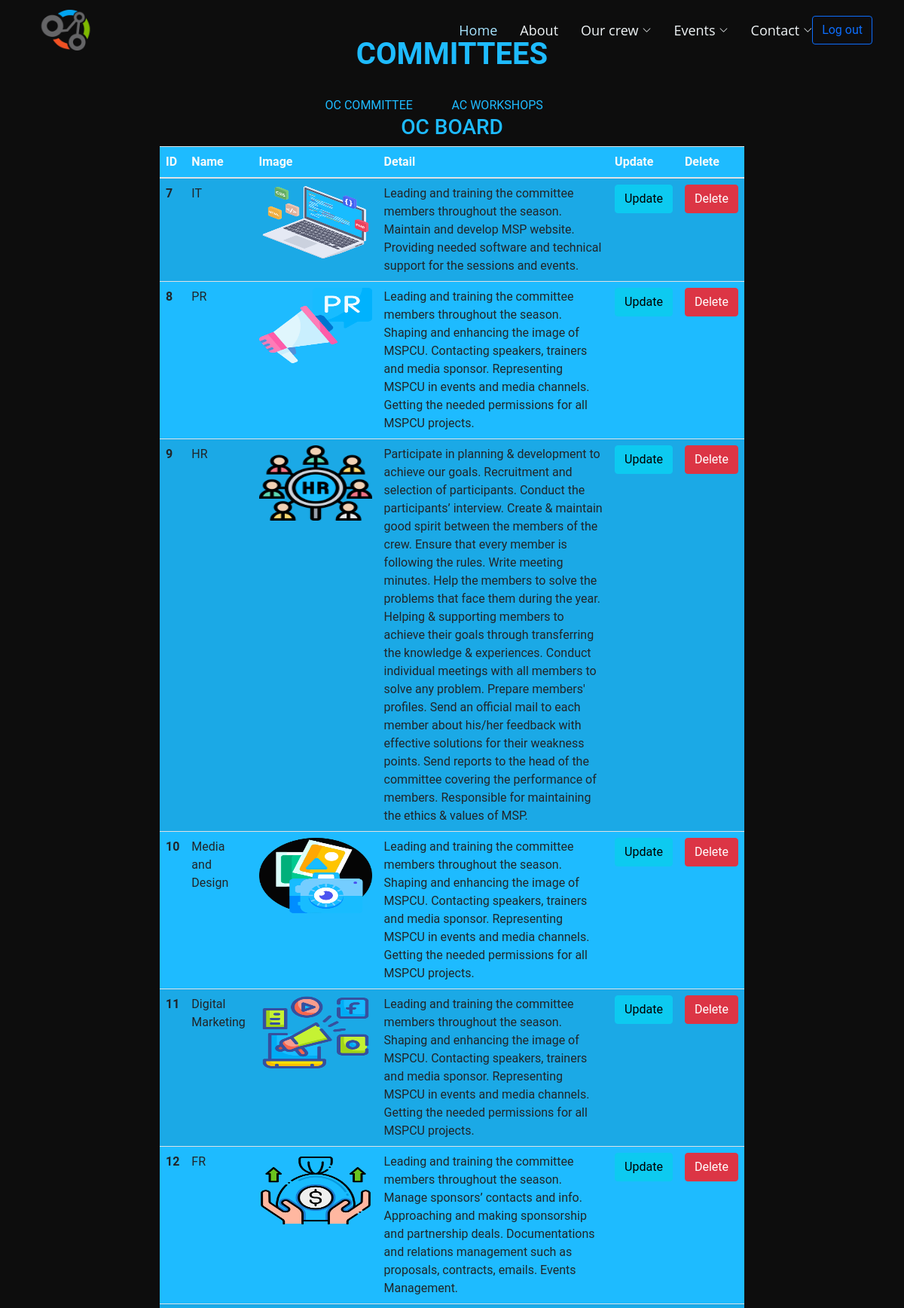
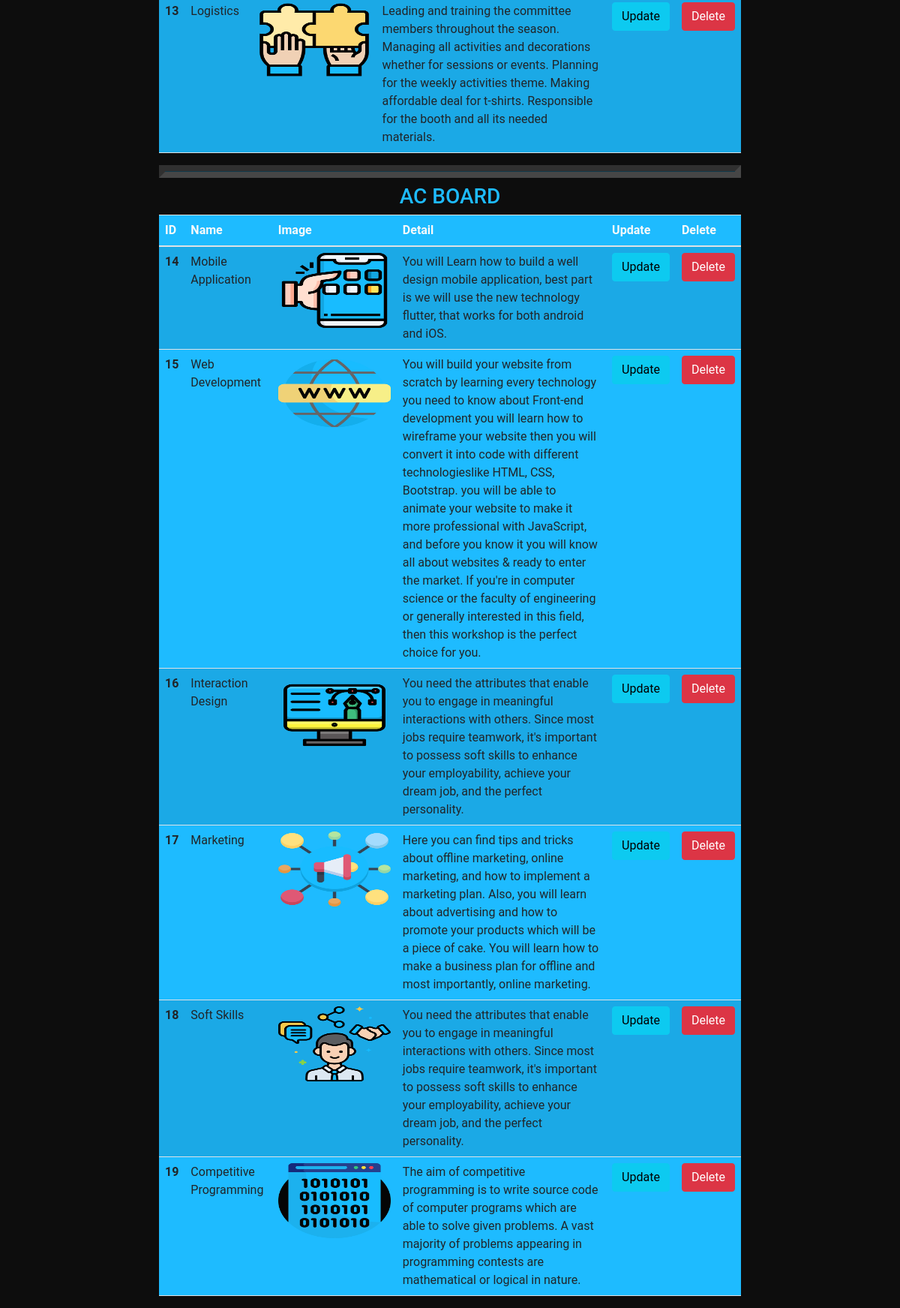
/php/listComm.php (signed in), run on the app's committed database (2 pictures, top to bottom).
### tables this page shows
CREATE TABLE `committee` (
  `id` int(11) NOT NULL,
  `cname` varchar(255) NOT NULL,
  `cdetails` varchar(1000) NOT NULL,
  `cpics` varchar(255) NOT NULL,
  `type-ID` int(11) NOT NULL
);

### php/listComm.php (the view, shortened to what this page needs)
<?php
include 'nav.php';
$selectOC = "SELECT * from `committee` join `committee-cate` on  `committee`.`type-ID` =`committee-cate`.`cate-ID`
 where `committee-cate`.`cate-name`='OC'";
$run_OC = mysqli_query($con, $selectOC);
$selectAC = "SELECT * from `committee` join `committee-cate` on  `committee`.`type-ID` =`committee-cate`.`cate-ID`
 where `committee-cate`.`cate-name`='AC'";
$run_AC = mysqli_query($con, $selectAC);
?>
  <link href="../assets/vendor/animate.css/animate.min.css" rel="stylesheet">
  <link href="../assets/vendor/aos/aos.css" rel="stylesheet">
  <link href="../assets/vendor/bootstrap/css/bootstrap.min.css" rel="stylesheet">
  <link href="../assets/vendor/bootstrap-icons/bootstrap-icons.css" rel="stylesheet">
  <link href="../assets/vendor/boxicons/css/boxicons.min.css" rel="stylesheet">
  <link href="../assets/vendor/glightbox/css/glightbox.min.css" rel="stylesheet">
  <link href="../assets/vendor/swiper/swiper-bundle.min.css" rel="stylesheet">
  <link rel="stylesheet" href="../font-awesome-4.7.0/css/font-awesome.css">
  <link rel="stylesheet" href="../css/style.css">
  <link rel="stylesheet" href="../css/navbar.css">
    <div class="container col-8 mt-5 ">
    <h1  style="color : #1ebbff" class="text-center font-weight-bold mt-3  diplay-2  mt-5">COMMITTEES</h1><br>
  <div class="text-center">
  <a href="#1" class="text-uppercase ">OC COMMITTEE</a> &nbsp &nbsp &nbsp &nbsp &nbsp &nbsp;
  <a href="#2" class="text-uppercase  "> AC WORKSHOPS</a> &nbsp &nbsp &nbsp &nbsp &nbsp &nbsp; <br>
</div>
<h3 style="color : #1ebbff" id="1" class="text-center   "> OC BOARD</h3>
<div>
        <table class="table table-hover table-striped">
            <thead class="text-light" >
                <tr>
                    <th scope="col">ID</th>
                    <th scope="col-2">Name</th>
                    <th scope="col-2">Image</th>
                    <th scope="col">Detail</th>
                    <th scope="col">Update</th>
                    <th scope="col">Delete</th>
                </tr>
            </thead>
            <tbody>
                <?php foreach ($run_OC as $OC ) { ?>
                <tr>
                        <th scope="row"><?php echo $OC['id']; ?></th>
                        <td> <?php echo $OC['cname']; ?> </td>
                        <td><img width="150" height="100" src="../img/<?php echo $OC['cpics']; ?>" alt="picture"></td>
                        <td> <?php echo $OC['cdetails']; ?> </td>
                        <td> <a href="adddcommittee.php?update=<?php echo $OC['id']; ?>" class="btn btn-info">Update</a></td>
                          <td>  <a href="listComm.php?delete=<?php echo $OC['id']; ?>" class="btn btn-danger"> Delete</a>
                        </td>
                </tr>
            <?php } ?>
            </tbody>
        </table></div>
        <hr style="display: block;
    margin-top: 0.5em;
    margin-bottom: 0.5em;
    border-style: inset;
    border-width: 8px;">
<h3 style="color : #1ebbff" id="2" class="text-center   "> AC BOARD</h3>
<div>
        <table class="table table-hover table-striped">
            <thead class="text-light" style="background-color:#489991;">
                <tr>
                <th scope="col">ID</th>
                    <th scope="col-2">Name</th>
                    <th scope="col-2">Image</th>
                    <th scope="col">Detail</th>
                    <th scope="col">Update</th>
                    <th scope="col">Delete</th>
                </tr>
            </thead>
            <tbody>
                <?php foreach ($run_AC as $AC ) { ?>
                <tr>
                        <th scope="row"><?php echo $AC['id']; ?></th>
                        <td> <?php echo $AC['cname']; ?> </td>
                        <td><img width="150" height="100" src="../img/<?php echo $AC['cpics']; ?>" alt="picture"></td>
                        <td> <?php echo $AC['cdetails']; ?> </td>
                        <td> <a href="adddcommittee.php?update=<?php echo $AC['id']; ?>" class="btn btn-info">Update</a></td>
                          <td>  <a href="listComm.php?delete=<?php echo $AC['id']; ?>" class="btn btn-danger"> Delete</a>
                        </td>
                </tr>
            <?php } ?>
            </tbody>
        </table></div>
    </div>
   </body>
</html>

### css/style.css (style rules this page uses)
:root { --bs:6px; }
* { padding: 0; margin: 0; box-sizing: border-box; }
body { font-family: Roboto; background-color: #0d0d0d; }
hr { background-color:#1ebbff; }

### css/navbar.css (style rules this page uses)
a { color: #1ebbff; text-decoration: none; }

### php/listComm.php (style rules this page uses)
table,tr,td,th { background-color: #1ebbff; }

### data on the page
committee: id "7", cname "IT", cpics (picture), cdetails "Leading and training the committee members throughout the season. Maintain and develop MSP website. Providing needed software and technical support for the sessions and events."
committee: id "8", cname "PR", cpics (picture), cdetails "Leading and training the committee members throughout the season. Shaping and enhancing the image of MSPCU. Contacting speakers, trainers and media sponsor. Representing MSPCU in events and media channels. Getting the needed permissions for all MSPCU projects."
committee: id "9", cname "HR", cpics (picture), cdetails "Participate in planning & development to achieve our goals. Recruitment and selection of participants. Conduct the participants’ interview. Create & maintain good spirit between the members of the crew. Ensure that every member is following the rules. Write meeting minutes. Help the members to solve the problems that face them during the year. Helping & supporting members to achieve their goals through transferring the knowledge & experiences. Conduct individual meetings with all members to solve any problem. Prepare members' profiles. Send an official mail to each member about his/her feedback with effective solutions for their weakness points. Send reports to the head of the committee…"
committee: id "10", cname "Media and Design", cpics (picture), cdetails "Leading and training the committee members throughout the season. Shaping and enhancing the image of MSPCU. Contacting speakers, trainers and media sponsor. Representing MSPCU in events and media channels. Getting the needed permissions for all MSPCU projects."
committee: id "11", cname "Digital Marketing", cpics (picture), cdetails "Leading and training the committee members throughout the season. Shaping and enhancing the image of MSPCU. Contacting speakers, trainers and media sponsor. Representing MSPCU in events and media channels. Getting the needed permissions for all MSPCU projects."
committee: id "12", cname "FR", cpics (picture), cdetails "Leading and training the committee members throughout the season. Manage sponsors’ contacts and info. Approaching and making sponsorship and partnership deals. Documentations and relations management such as proposals, contracts, emails. Events Management."
committee: id "13", cname "Logistics", cpics (picture), cdetails "Leading and training the committee members throughout the season. Managing all activities and decorations whether for sessions or events. Planning for the weekly activities theme. Making affordable deal for t-shirts. Responsible for the booth and all its needed materials."
committee: id "14", cname "Mobile Application", cpics (picture), cdetails "You will Learn how to build a well design mobile application, best part is we will use the new technology flutter, that works for both android and iOS."
committee: id "15", cname "Web Development", cpics (picture), cdetails "You will build your website from scratch by learning every technology you need to know about Front-end development you will learn how to wireframe your website then you will convert it into code with different technologieslike HTML, CSS, Bootstrap. you will be able to animate your website to make it more professional with JavaScript, and before you know it you will know all about websites & ready to enter the market. If you're in computer science or the faculty of engineering or generally interested in this field, then this workshop is the perfect choice for you."
committee: id "16", cname "Interaction Design", cpics (picture), cdetails "You need the attributes that enable you to engage in meaningful interactions with others. Since most jobs require teamwork, it's important to possess soft skills to enhance your employability, achieve your dream job, and the perfect personality."
committee: id "17", cname "Marketing", cpics (picture), cdetails "Here you can find tips and tricks about offline marketing, online marketing, and how to implement a marketing plan. Also, you will learn about advertising and how to promote your products which will be a piece of cake. You will learn how to make a business plan for offline and most importantly, online marketing."
committee: id "18", cname "Soft Skills", cpics (picture), cdetails "You need the attributes that enable you to engage in meaningful interactions with others. Since most jobs require teamwork, it's important to possess soft skills to enhance your employability, achieve your dream job, and the perfect personality."
committee: id "19", cname "Competitive Programming", cpics (picture), cdetails "The aim of competitive programming is to write source code of computer programs which are able to solve given problems. A vast majority of problems appearing in programming contests are mathematical or logical in nature."
